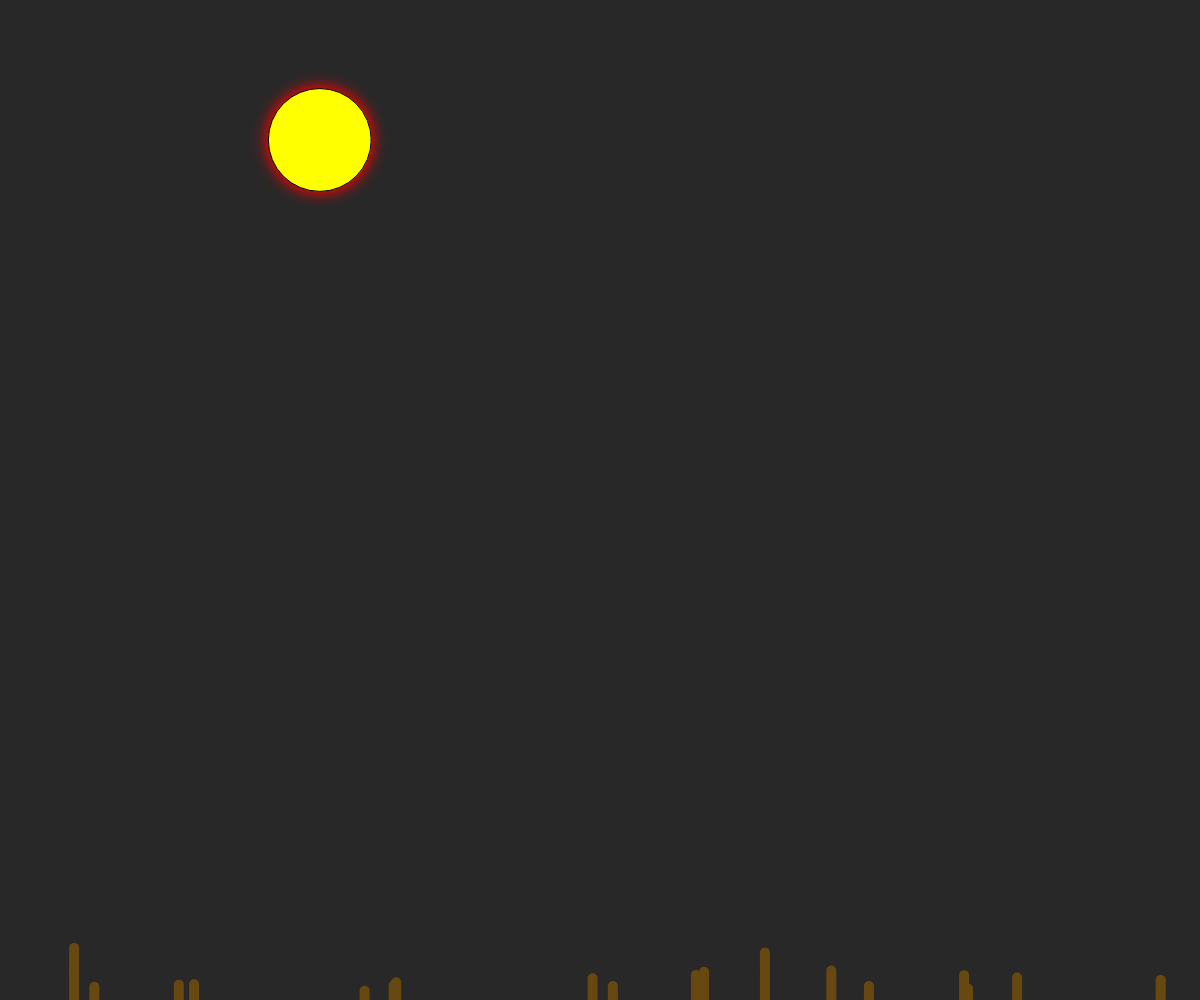
Frame 1 (no input)
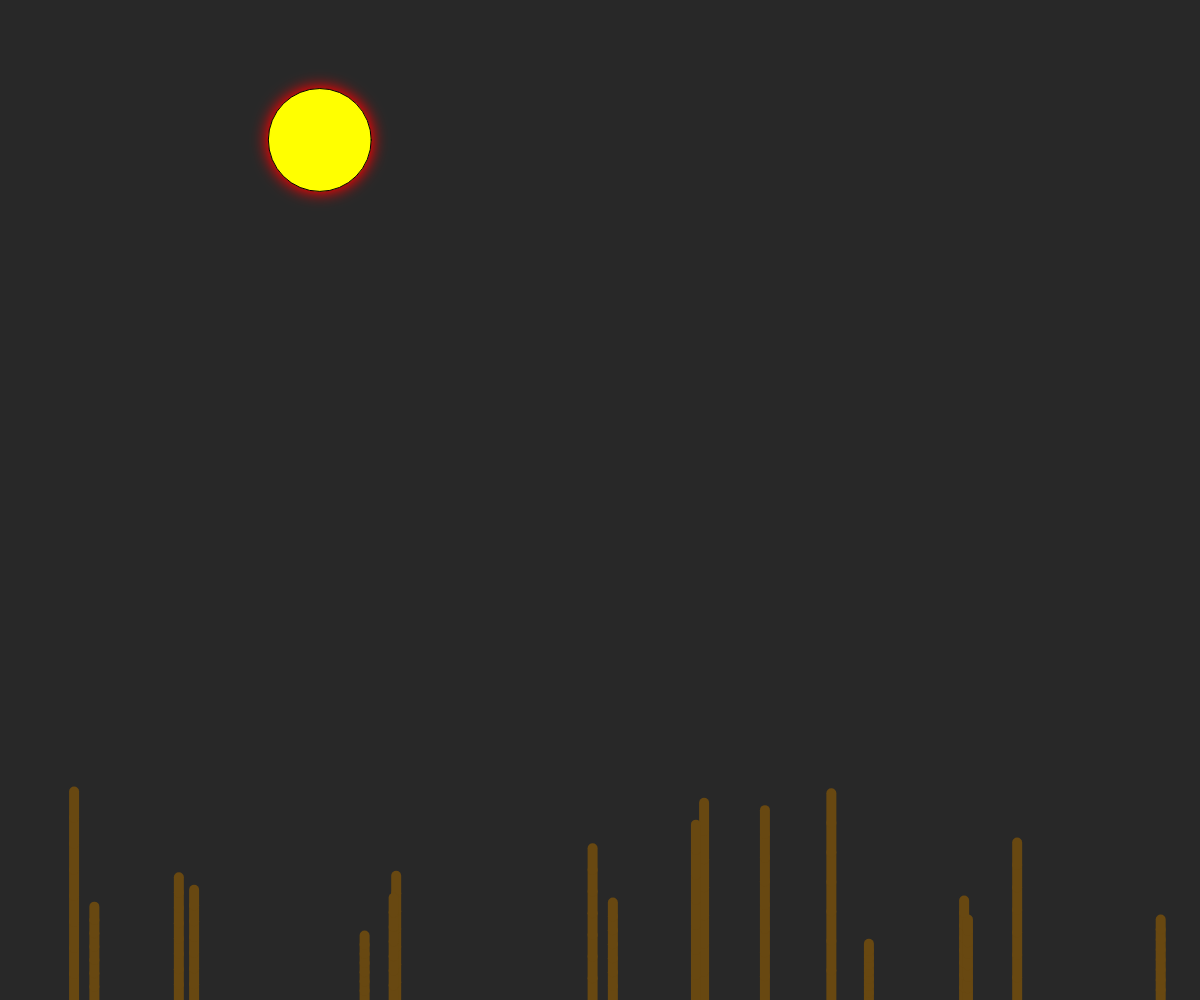
Frame 2 (the mouse pressed at the canvas centre, redrawn once)

The p5.js sketch that drew these frames (run headless with seeded random() and noise() and a simulated clock; the mouse was pressed at the canvas centre and the sketch redrawn once):

// p5.js sketch
// ── sketch.js
function setup() {
    createCanvas(windowWidth, windowHeight);
    background(40);
    noLoop();

    this.moon();

    var numOfTrees = random(15, 21);

    for(var i = 0; i < numOfTrees; i++) {
        var initialPos = random(0, windowWidth);
        var a = createVector(initialPos, height);
        var b = createVector(initialPos, height - random(50, 300));
        var root = new Branch(a, b, 10);

        var tree = new Tree(root);
        tree.grow();
    }
}

function draw() {}

function moon() {
    var size = random(60, 120);
    var posX = random(90, windowWidth);
    var posY = random(80, 160);

    smooth();
    noStroke();
    fill(255,0,0);
    ellipse(posX, posY, size + 5, size + 5);
    filter( BLUR, 6 );
    stroke(0);
    fill(255,255,0);
    ellipse(posX, posY, size, size);
}
// ── branch.js
class Branch {

    begin;
    end;
    weight;

    constructor(begin, end, weight) {
        this.begin = begin;
        this.end = end;
        this.weight = weight;
    }

    draw() {
        return new Promise((resolve) => {
            var stepX = (this.end.x - this.begin.x) / 10;
            var stepY = (this.end.y - this.begin.y) / 10;
            var animX = this.begin.x;
            var animY = this.begin.y;
            var i = 0;

            var timer = setInterval(() => {
                strokeWeight(this.weight);

                if(this.weight > 0.9)
                    stroke(104, 72, 17);
                else
                    stroke(104, 178, 96);

                line(animX, animY, animX + stepX, animY + stepY);
                animX += stepX;
                animY += stepY;

                i++;

                if(i == 10) {
                    clearInterval(timer);
                    resolve();
                }
            }, 60);
        })
    }

    grow(dir) {
        var direction = p5.Vector.sub(this.end, this.begin);
        direction.rotate((dir == "right" ? PI : -PI) / random(5, 14));
        direction.mult(random(0.5, 0.87));

        var newEnd = p5.Vector.add(this.end, direction);

        return new Branch(this.end, newEnd, this.weight * 0.7);
    }

    length() {
        return p5.Vector.dist(this.begin, this.end);
    }
}
// ── tree.js
class Tree {
    length = 0;
    branches = [];

    constructor(branch) {
        this.branches[0] = branch;
    }

    async grow() {
        this.branches.push(this.branches[this.length].grow("left"));
        this.branches.push(this.branches[this.length].grow("right"));
    
        this.length++;
    
        var bifu = 0;
        var r = 2;
    
        if(this.branches[this.length].length() > 7)
            this.grow();
        else {
            for(var z = 0; z < this.branches.length; z++) {
                if(bifu == 0 || z == bifu) {
                    await this.branches[z].draw();
                    bifu += r;
                    r *= 2;
                }else {
                    this.branches[z].draw();
                }
            }
        }
    }
}
